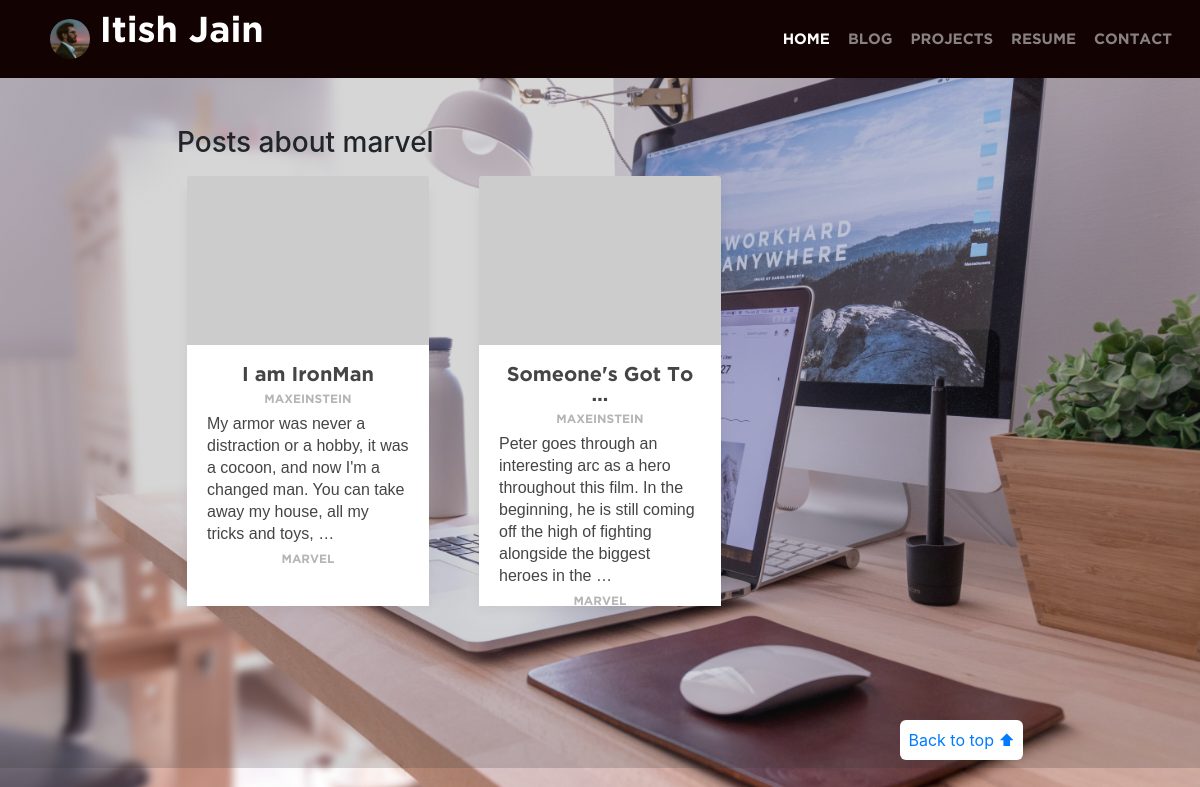
The page /blog/tag/marvel on the database its author committed.
### blog/models.py (models this page shows, shortened)
class BlogPost(models.Model):
    title = models.CharField(max_length=200, unique=True)
    author = models.ForeignKey('auth.User', related_name='posts',
                               on_delete=models.CASCADE)
    body = models.TextField()
    postdate = models.DateTimeField(auto_now_add=True, blank=True)
    tags = models.ManyToManyField('Tag', related_name='posts')
    def get_absolute_url(self):
        return reverse('post', args=[str(self.id)])

class Tag(models.Model):
    name = models.CharField(max_length=50, unique=True)
    def get_absolute_url(self):
        return reverse('tag_posts', args=[str(self.name)])

### blog/views.py (the view)
# urls.py: path('tag/<str:name>', views.tag_posts, name='tag_posts'),
def tag_posts(request, name):
    name = name.lower()
    title = 'Posts about {}'.format(name)
    tag = get_object_or_404(Tag, name=name)
    posts = BlogPost.objects.filter(tags=tag)
    return render(request, 'blog/filtered_post_list.html',
                  {'posts':posts, 'title':title})

### blog/templates/blog/filtered_post_list.html (shortened to what this page needs)
{% extends 'base.html' %}
{% block content %}
  <h3> {{title}}</h3>
  {% include 'blog/snippet_post_list.html' %}
{% endblock %}
{% block footer %}
    <footer class="text-muted">
        <div class="container">
            <p class="float-right back-to-top">
            <a href="#">Back to top ⬆</a>
            </p>
        </div>
    </footer>
{% endblock footer %}

### blog/templates/blog/snippet_post_list.html
<div class="row">
    {% for post in posts %}
        <div class="post-wrapper col-sm-4 py-2">
            <div class="card-post box-shadow">
                <a href="{{post.get_absolute_url}}">
                <img class="card-img-top" src="https://picsum.photos/id/{{post.id}}/500/350" alt="{{post.title}}"></a>
                <div class="card-body">
                    <a href="{{post.get_absolute_url}}">
                        <div class="card-title">{{post.title|truncatewords:"3"}}</div>
                    </a>
                    <div class="card-subtext">
                        <a href="{{post.author.get_absolute_url}}" class="">{{post.author.username}}</a>
                    </div>
                    <div class="card-text">
                        {{post.body|truncatewords:"30"}}
                    </div>
                    <div class="card-subtext">
                        {% include 'blog/snippet_tag_labels.html' with tags=post.tags.all %}
                    </div>
                </div>
            </div>
        </div>
    {% endfor %}
</div>

### blog/templates/blog/snippet_tag_labels.html
{% for tag in tags %}
<a href="{{tag.get_absolute_url}}">{{tag.name}}</a>
{% endfor %}

### static/css/main.css (style rules this page uses)
html { overflow-x: hidden; }
body { background: linear-gradient(rgba(50,50,50,0.2), rgba(50,50,50,0.2)), url("../images/background.jpg"); background-size: cover; background-repeat: no-repeat; overflow-x: hidden; }
.box-shadow { box-shadow: 0 0.25rem 0.75rem rgba(0, 0, 0, 0.05); }
.card-post { background: white; padding: 0; margin: 10px; height: 420px; }
.card-title { text-align: center; font: 20px/20px Gotham; letter-spacing: 0; color: #454545; opacity: 1; margin-bottom: 0px; }
.card-post img { margin-top: -10px; }
.card-text { text-align: left; font: 16px/22px sans-serif; letter-spacing: 0; color: #454545; opacity: 1; }
.card-subtext { text-align: center; }
.card-subtext a { font: 12px/26px Gotham; text-transform: uppercase; letter-spacing: 0; color: #b5b5b5; opacity: 1; }
footer { padding-top: 3rem; padding-bottom: 3rem; }
footer p { margin-bottom: 0.25rem; }
.back-to-top { background: white; padding: 8px; border-radius: 6px 6px; }
@media (min-width: 1200px) { .container { max-width: 73%; } }

### rows shown on the page
BlogPost: title "I am IronMan", author.username "MAXEINSTEIN", body "My armor was never a distraction or a hobby, it was a cocoon, and now I'm a changed man. You can take away my house, all my tricks and toys, …"
Tag: name "MARVEL"
BlogPost: title "Someone's Got To …", author.username "MAXEINSTEIN", body "Peter goes through an interesting arc as a hero throughout this film. In the beginning, he is still coming off the high of fighting alongside the biggest heroes in the …"

### other values the page prints
{{ title }} "Posts about marvel"
